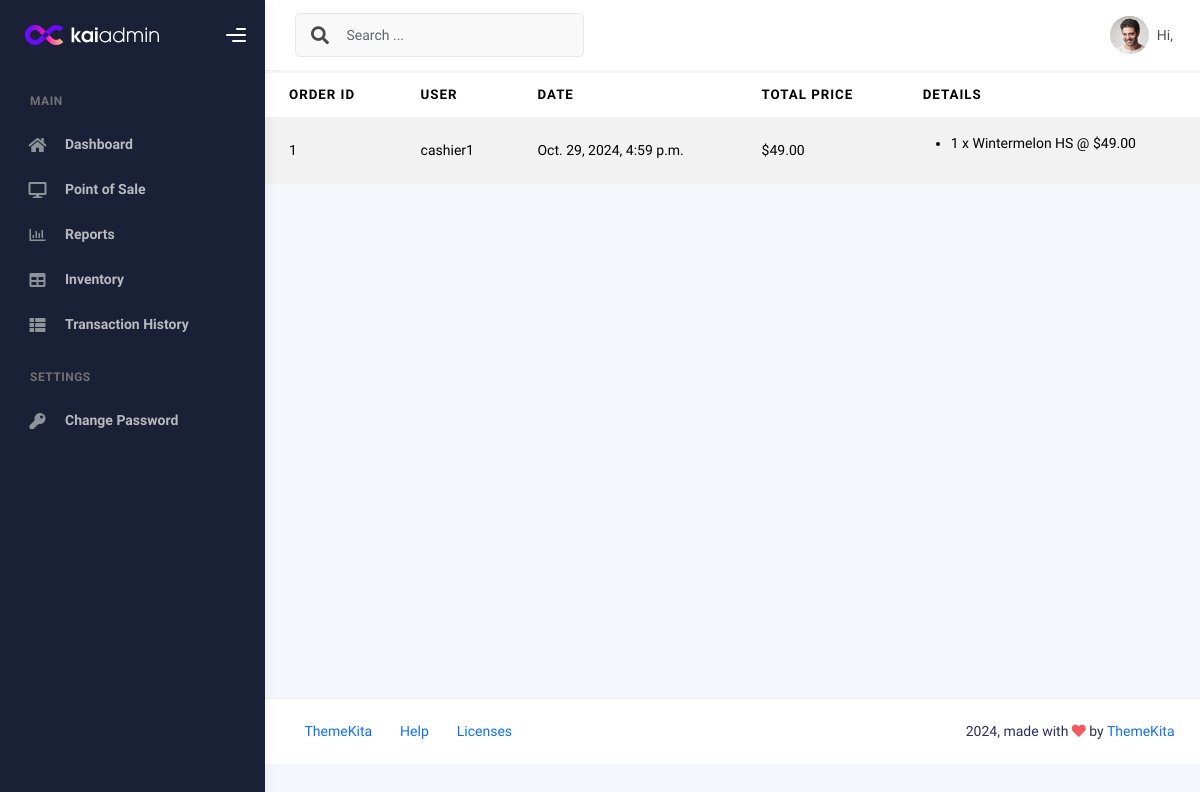
The page /order-history/ on the database its author committed.
### Coftea/models.py (models this page shows, shortened)
class OrderTransaction(models.Model):
    order_id = models.AutoField(primary_key=True)
    transaction_date = models.DateTimeField(auto_now_add=True)
    total_price = models.DecimalField(max_digits=10, decimal_places=2)
    user = models.ForeignKey(User, on_delete=models.CASCADE, related_name='orders')
    status = models.CharField(
        max_length=20,
        choices=[
            ('pending', 'Pending'),
            ('completed', 'Completed'),
            ('cancelled', 'Cancelled')
        ],
        default='Pending'
    )

class OrderItem(models.Model):
    order_item_id = models.AutoField(primary_key=True)
    order = models.ForeignKey(OrderTransaction, on_delete=models.CASCADE, related_name='items')
    product = models.ForeignKey(Product, on_delete=models.CASCADE)
    quantity = models.PositiveIntegerField()
    price = models.DecimalField(max_digits=10, decimal_places=2)  # Price at the time of transaction

class Product(models.Model):
    product_id = models.AutoField(primary_key=True)
    product_name = models.CharField(max_length=100)
    price = models.DecimalField(max_digits=10, decimal_places=2)
    category = models.ForeignKey(Category, on_delete=models.CASCADE, related_name='products')

### Coftea/views.py (the view)
# urls.py: path('order-history/', views.order_history, name='order_history'),
def order_history(request):
    orders = OrderTransaction.objects.order_by('-transaction_date').select_related('user').prefetch_related('items__product')
    context = {
        'orders': orders,
    }
    return render(request, 'order_history.html', context)

### templates/order_history.html (shortened to what this page needs)
{% extends "base.html" %}
{% block content %}
<div class="container mt-4">
    <h1>Order History</h1>
    <table class="table table-striped">
        <thead>
            <tr>
                <th>Order ID</th>
                <th>User</th>
                <th>Date</th>
                <th>Total Price</th>
                <th>Details</th>
            </tr>
        </thead>
        <tbody>
            {% for order in orders %}
            <tr>
                <td>{{ order.order_id }}</td>
                <td>{{ order.user.username }}</td>
                <td>{{ order.transaction_date }}</td>
                <td>${{ order.total_price }}</td>
                <td>
                    <ul>
                        {% for item in order.items.all %}
                        <li>{{ item.quantity }} x {{ item.product.product_name }} @ ${{ item.price }}</li>
                        {% endfor %}
                    </ul>
                </td>
            </tr>
            {% endfor %}
        </tbody>
    </table>
</div>
{% endblock %}

### rows shown on the page
OrderTransaction: order_id "1", user.username "cashier1", transaction_date "Oct. 29, 2024, 4:59 p.m.", total_price "49.00"
OrderItem: quantity "1", product.product_name "Wintermelon HS", price "49.00"
